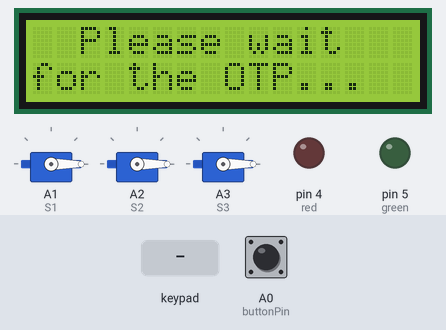
Bench run of a sketch on a simulated Arduino Uno, built with avr-gcc and run on an emulated ATmega328P. Shown: 3 × servo, 16×2 character LCD, output pins drawn as LEDs (lit = HIGH). Dashed ring = blinking. The inputs (shaded band) are chosen by the test bench; at power-on: A0 (buttonPin) LOW. Random numbers use the default seed unless the sketch sets one; the modem accepts every AT command (registered, SIM ready, sends succeed) and sends nothing else; what the sketch prints to the serial monitor is not drawn.

Above: at 3.7 s.
3.8 s: A0 (buttonPin) pulled HIGH for 0.15 s
At 4.3 s:
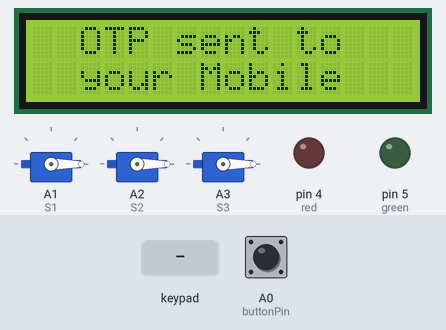
6.9 s: keypad keys A A A A pressed 0.4 s apart
At 8.52 s:
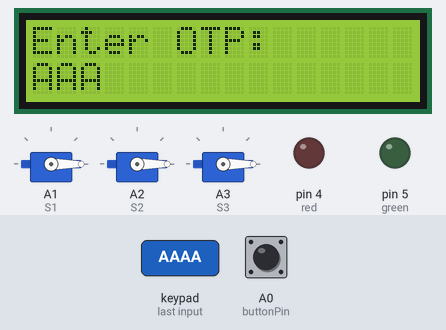
At 19.4 s:
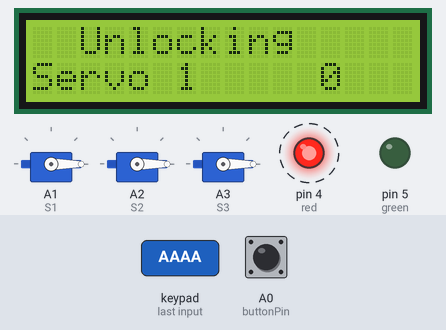
Timing chart, 0 to 21.6 s (numbered marks = the images above; inputs shaded):
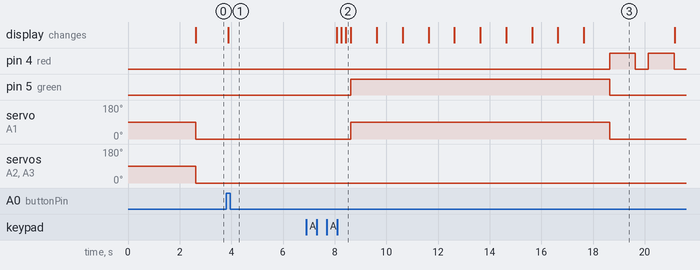

The sketch:

ParcelverRevised.ino
```cpp
#include <SoftwareSerial.h>
#include <Wire.h>
#include <LiquidCrystal_I2C.h>
#include <Keypad.h>
#include <Servo.h>

int red = 4;
int green = 5;
const int buttonPin = A0;

Servo S1, S2, S3;
bool servo1Unlocked = false;
bool servo2Unlocked = false;
bool servo3Unlocked = false;


const byte ROWS = 4;
const byte COLS = 4;
char hexaKeys[ROWS][COLS] = {
  { '1', '2', '3', 'A' },
  { '4', '5', '6', 'B' },
  { '7', '8', '9', 'C' },
  { '*', '0', '#', 'D' }
};
byte rowPins[ROWS] = { 13, 12, 11, 10 };
byte colPins[COLS] = { 9, 8, 7, 6 };
Keypad customKeypad = Keypad(makeKeymap(hexaKeys), rowPins, colPins, ROWS, COLS);

LiquidCrystal_I2C lcd(0x27, 16, 2);

SoftwareSerial sim800l(3, 2);
int otp;
String otpstring = "";

// Define passcodes for each servo (owner-specific)
String servo1Passcode = "AAAA";
String servo2Passcode = "BBBB";
String servo3Passcode = "CCCC";

void setup() {
  S1.attach(A1);
  S2.attach(A2);
  S3.attach(A3);

  pinMode(buttonPin, INPUT); // Set button pin as input
  sim800l.begin(4800);
  Serial.begin(115200);
  lcd.init();
  lcd.backlight();
  Serial.print("Welcome to Parcelver \n");
  sim800l.println("AT");
  updateSerial();
  pinMode(red, OUTPUT);
  pinMode(green, OUTPUT);
  delay(500);
  sim800l.println("AT+CSQ");
  updateSerial();
  delay(1000);

  S1.write(0); // Lock S1
  S2.write(0); // Lock S2
  S3.write(0); // Lock S3
}

void updateSerial() {
  delay(500);
  while (Serial.available()) {
    sim800l.write(Serial.read());
  }
  while (sim800l.available()) {
    Serial.write(sim800l.read());
  }
}

void loop() {
  lcd.setCursor(0, 0);
  lcd.print("  Please wait");
  lcd.setCursor(0, 1);
  lcd.print("for the OTP...");

  // Check if the button is pressed
  if (digitalRead(buttonPin) == HIGH) {
    delay(50);
    if (digitalRead(buttonPin) == HIGH) { // Check again to confirm button press

      // Generate a new OTP
      otp = random(1000, 9999);
      otpstring = String(otp);
      Serial.println(otpstring);

      lcd.clear();
      lcd.setCursor(0, 0);
      lcd.print("  OTP sent to ");
      lcd.setCursor(0, 1);
      lcd.print("  your Mobile ");
      Serial.print("OTP is ");
      delay(100);
      Serial.println(otpstring);
      delay(100);
      SendSMS();
      delay(1000); // Wait a moment to ensure SMS is sent
      lcd.clear();
      lcd.setCursor(0, 0);
      lcd.print("Enter OTP: ");
      getotp();
    }
  }
}

void getotp() {
  String enteredOTP = "";
  int enteredLength = 0;
  while (enteredLength < 4) {
    char customKey = customKeypad.getKey();
    if (customKey) {
      lcd.setCursor(enteredLength, 1);
      enteredOTP += customKey;
      lcd.print(customKey);
      enteredLength++;
    }
  }
  Serial.print("Entered OTP is: ");
  Serial.println(enteredOTP);

  // Initial Lock State
  S1.write(0); // Lock S1
  S2.write(0); // Lock S2
  S3.write(0); // Lock S3

  if (otpstring == enteredOTP) {
    lcd.clear();
    lcd.print("Access Granted");
    lcd.setCursor(0, 1);
    lcd.print("Door Opening");
    unlockNextServo();
  } else if (checkOwnerPasscode(enteredOTP)) {
    // Owner-specific passcode entered
    lcd.clear();
    lcd.print("Owner Access");
    lcd.setCursor(0, 1);
    lcd.print("Granted");
    delay(2000);
  } else {
    // Incorrect OTP or passcode entered, return all servos to locked position
    S1.write(0); // Lock S1
    S2.write(0); // Lock S2
    S3.write(0); // Lock S3

    delay(300);
    lcd.clear();
    lcd.print("Access Failed");
    lcd.setCursor(0, 1);
    lcd.print("Please try Again!");

    digitalWrite(red, LOW);
    delay(3000);
    digitalWrite(red, HIGH);
  }
}

void unlockNextServo() {
  if (!servo1Unlocked) {
    unlockServo(S1, servo1Unlocked, "Servo 1");
    servo1Unlocked = true;
  }
  else if (!servo2Unlocked) {
    unlockServo(S2, servo2Unlocked, "Servo 2");
    servo2Unlocked = true;
  }
  else if (!servo3Unlocked) {
    unlockServo(S3, servo3Unlocked, "Servo 3");
    servo3Unlocked = true;
  }
  else {
    lcd.clear();
    lcd.print("  All drawers");
    lcd.setCursor(0, 1);
    lcd.print("  occupied");
    digitalWrite(red, HIGH);
    delay(3000);
  }
}

void unlockServo(Servo& servo, bool& servoUnlocked, String servoName) {
  lcd.clear();
  lcd.print("  Unlocking ");
  lcd.setCursor(0, 1);
  lcd.print(servoName);
  servo.write(90);
  digitalWrite(green, HIGH);
  for (int i = 9; i >= 0; i--) {
    lcd.setCursor(12, 1);
    lcd.print(i);
    delay(1000);
  }
  servo.write(0);
  digitalWrite(green, LOW);
  digitalWrite(red, HIGH);
  delay(1000);
  digitalWrite(red, LOW);
}

bool checkOwnerPasscode(String enteredPasscode) {
  if (enteredPasscode == servo1Passcode) {
    unlockServo(S1, servo1Unlocked, "Servo 1");
    digitalWrite(red, LOW);
    delay(500);
    digitalWrite(red, HIGH);
    delay(1000);
    digitalWrite(red, LOW);
    servo1Unlocked = true;
    return true;
  } else if (enteredPasscode == servo2Passcode) {
    unlockServo(S2, servo2Unlocked, "Servo 2");
    digitalWrite(red, LOW);
    delay(500);
    digitalWrite(red, HIGH);
    delay(1000);
    digitalWrite(red, LOW);
    servo2Unlocked = true;
    return true;
  } else if (enteredPasscode == servo3Passcode) {
    unlockServo(S3, servo3Unlocked, "Servo 3");
    servo3Unlocked = true;
    digitalWrite(red, LOW);
    delay(500);
    digitalWrite(red, HIGH);
    delay(1000);
    digitalWrite(red, LOW);
    return true;
  }
  return false;
}

void SendSMS() {
  Serial.println("Sending SMS...");
  sim800l.print("AT+CMGF=1\r");
  delay(100);
  sim800l.print("AT+CSMP=17,167,0,0\r");
  delay(500);
  sim800l.print("AT+CMGS=\"+639292696071\"\r");
  delay(500);
  String message = "The OTP of Parcelver is " + otpstring + ". Just type this into the keypad and a drawer will unlock. Thank you so much for your service! >w< ";
  sim800l.print(message);
  delay(500);
  sim800l.print((char)26);
  delay(500);
  sim800l.println();
  Serial.println("Text Sent.");
  delay(500);
}

void makeCall(String phoneNumber) {
  sim800l.println("ATD" + phoneNumber + ";");
  delay(1000);
  Serial.println("Calling " + phoneNumber);
}
```

Measured:
- after the input at 3.8 s, the display: changes after 0.09 s (image 1)
- after the input at 6.9 s, pin 4 (red): alternates HIGH for 1.0 s and LOW for 0.50 s, starting after 11.7 s; pin 5 (green): LOW → HIGH after 1.7 s, → LOW 10.0 s later; servo on A1 (S1): 0° → 90° after 1.7 s, → 0° 10.0 s later
